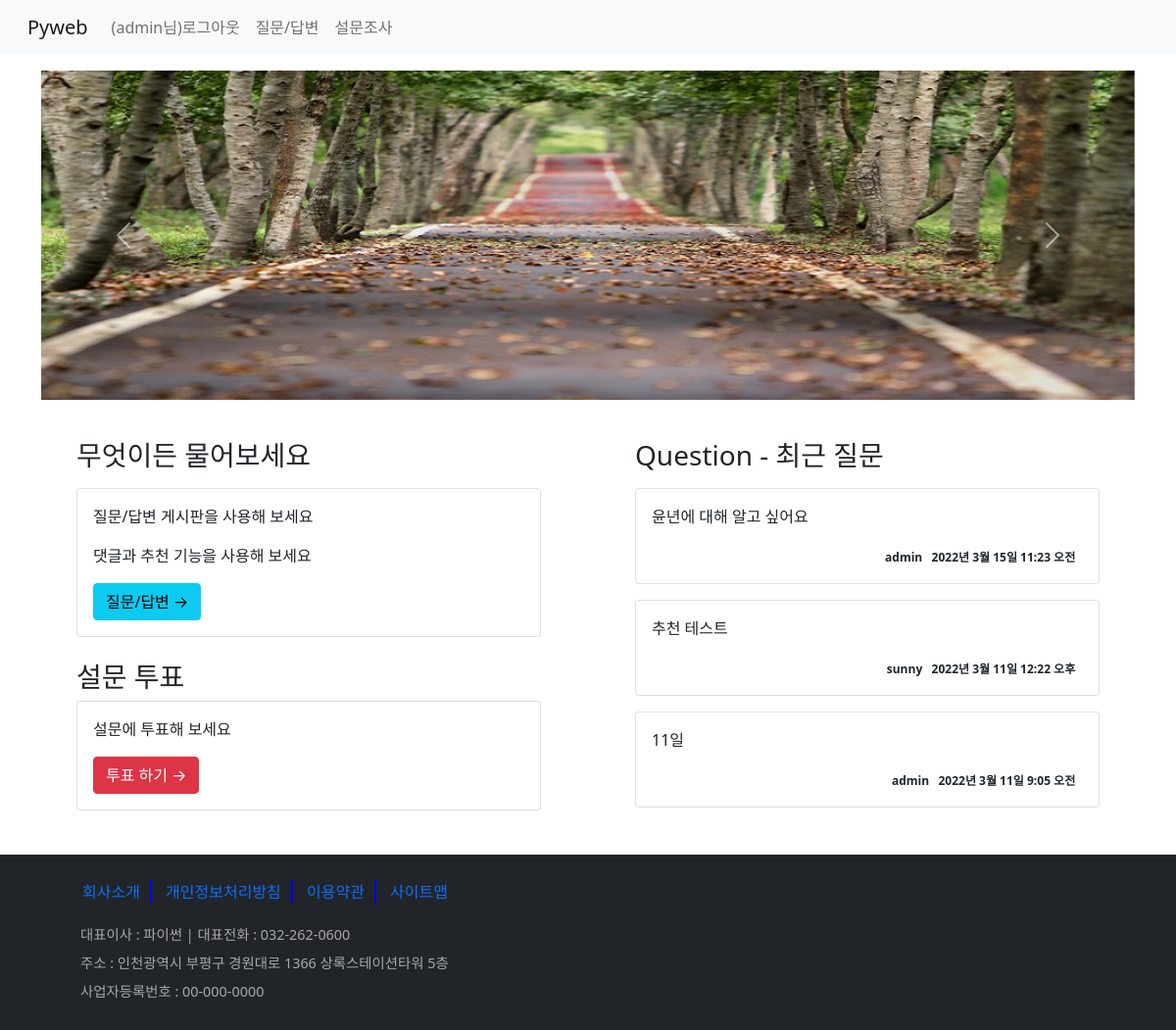
The app's page / (signed in) with its own data.
### board/models.py (models this page shows, shortened)
class Question(models.Model):
    subject = models.CharField(max_length=200)
    content = models.TextField()
    create_date = models.DateTimeField()
    modify_date = models.DateTimeField(null=True, blank=True)  # null 허용, blank - 폼 데이터 null
    author = models.ForeignKey(User, on_delete=models.CASCADE, related_name='author_question')
    voter = models.ManyToManyField(User, related_name='voter_question')  # 추천수 - 다대다 관계

### board/views/base_views.py (the view)
# urls.py: path('', base_views.index, name='index'),
def index(request):
    question_list = Question.objects.order_by('-pk')[:3]  # 최근 3개의 Question
    context = {'question_list': question_list}
    return render(request, 'board/index.html', context)

### templates/board/index.html (shortened to what this page needs)
{% extends 'base.html' %}
{% block content %}
{% load static %}
<div class="container my-3">
    <div id="carouselExampleControls" class="carousel slide" data-bs-ride="carousel">
        <div class="carousel-inner">
            <div class="carousel-item active">
                <img src="{% static 'board/images/bg0.jpg' %}" class="d-block w-100" alt="배경사진1">
            </div>
        </div>
        <button class="carousel-control-prev" type="button" data-bs-target="#carouselExampleControls" data-bs-slide="prev">
            <span class="carousel-control-prev-icon" aria-hidden="true"></span>
        </button>
        <button class="carousel-control-next" type="button" data-bs-target="#carouselExampleControls" data-bs-slide="next">
            <span class="carousel-control-next-icon" aria-hidden="true"></span>
        </button>
    </div>
    <div class="row">
        <div class="col-6 my-3 px-5">
            <h3 class="mt-4">무엇이든 물어보세요</h3>
            <div class="card my-3">
                <div class="card-body">
                    <p>질문/답변 게시판을 사용해 보세요</p>
                    <p>댓글과 추천 기능을 사용해 보세요</p>
                    <a class="btn btn-info" href="{% url 'board:boardlist' %}">질문/답변 &rarr;</a>
                </div>
            </div>
            <h3 class="mt-4">설문 투표</h3>
            <div class="card">
                <div class="card-body">
                    <p>설문에 투표해 보세요</p>
                    <a class="btn btn-danger" href="{% url 'polls:index' %}">투표 하기 &rarr;</a>
                </div>
            </div>
        </div>
        <div class="col-6 my-3 px-5">
            <h3 class="mt-4">Question - 최근 질문</h3>
            {% for question in question_list %}
            <div class="card my-3">
                <div class="card-body">
                    <p>
                        <a href="{% url 'board:detail' question.id %}"
                           class="text-dark text-decoration-none">
                            {{ question.subject }}
                        </a>
                    </p>
                    <div class="card-text text-right">
                        <span class="badge text-dark">
                            {{ question.author }}&nbsp; &nbsp;{{ question.create_date }}
                        </span>
                    </div>
                </div>
            </div>
            {% endfor %}
        </div>
    </div>
</div>
{% endblock %}

### templates/navbar.html (shortened to what this page needs)
<nav class="navbar navbar-expand-lg navbar-light bg-light">
    <div class="container-fluid">
        <a class="navbar-brand" href="{% url 'board:index' %}">Pyweb</a>
        <div class="collapse navbar-collapse" id="navbarNav">
            <div class="navbar-nav">
                <li class="nav-item">
                    {% if user.is_authenticated %}
                        <a class="nav-link" href="{% url 'common:logout_view' %}">({{ user.username }}님)로그아웃</a>
                    {% else %}
                        <a class="nav-link" href="{% url 'common:login_view' %}">로그인</a>
                    {% endif %}
                </li>
                <li class="nav-item">
                    <a class="nav-link" href="{% url 'board:boardlist' %}">질문/답변</a>
                </li>
                <li class="nav-item">
                    <a class="nav-link" href="{% url 'polls:index' %}">설문조사</a>
                </li>
            </div>
        </div>
    </div>
</nav>

### records on screen
Question: subject "윤년에 대해 알고 싶어요", author "admin", create_date "2022년 3월 15일 11:23 오전"
Question: subject "추천 테스트", author "sunny", create_date "2022년 3월 11일 12:22 오후"
Question: subject "11일", author "admin", create_date "2022년 3월 11일 9:05 오전"

### other values on screen
{{ user.username }} "admin"
